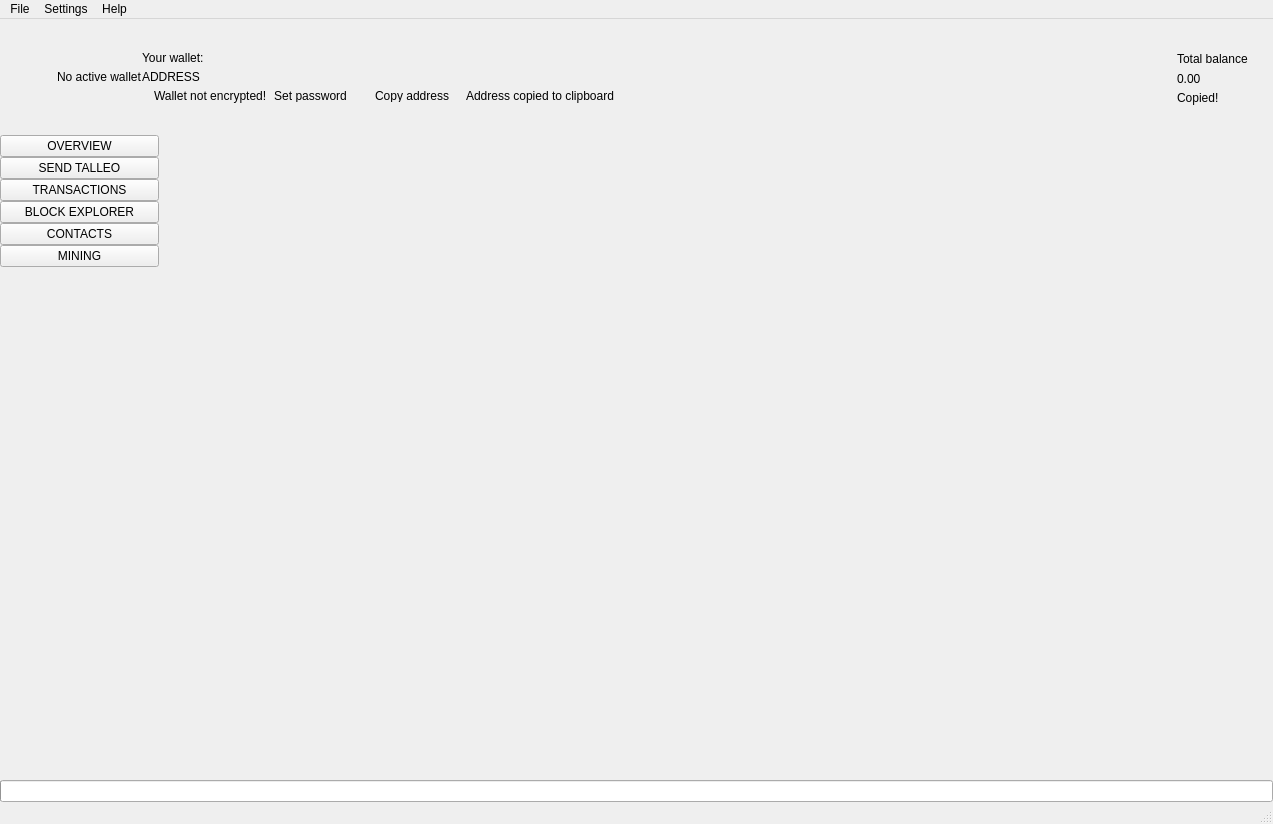
 <widget class="QMainWindow" name="MainWindow">
  <property name="geometry">
   <rect>
    <x>0</x>
    <y>0</y>
    <width>1273</width>
    <height>824</height>
   </rect>
  </property>
  <property name="sizePolicy">
   <sizepolicy hsizetype="Preferred" vsizetype="Preferred">
    <horstretch>0</horstretch>
    <verstretch>0</verstretch>
   </sizepolicy>
  </property>
  <property name="minimumSize">
   <size>
    <width>1260</width>
    <height>600</height>
   </size>
  </property>
  <property name="maximumSize">
   <size>
    <width>16777215</width>
    <height>16777215</height>
   </size>
  </property>
  <property name="windowTitle">
   <string>MainWindow</string>
  </property>
  <property name="windowIcon">
   <iconset>
    <normaloff>:/images/talleo</normaloff>:/images/talleo</iconset>
  </property>
  <widget class="QWidget" name="centralwidget">
   <layout class="QVBoxLayout" name="verticalLayout_2">
    <property name="spacing">
     <number>0</number>
    </property>
    <property name="leftMargin">
     <number>0</number>
    </property>
    <property name="topMargin">
     <number>0</number>
    </property>
    <property name="rightMargin">
     <number>0</number>
    </property>
    <property name="bottomMargin">
     <number>0</number>
    </property>
    <item>
     <widget class="QFrame" name="m_headerFrame">
      <property name="minimumSize">
       <size>
        <width>0</width>
        <height>116</height>
       </size>
      </property>
      <property name="maximumSize">
       <size>
        <width>16777215</width>
        <height>116</height>
       </size>
      </property>
      <property name="frameShape">
       <enum>QFrame::NoFrame</enum>
      </property>
      <property name="frameShadow">
       <enum>QFrame::Raised</enum>
      </property>
      <layout class="QHBoxLayout" name="horizontalLayout_3">
       <property name="spacing">
        <number>0</number>
       </property>
       <property name="leftMargin">
        <number>0</number>
       </property>
       <property name="topMargin">
        <number>0</number>
       </property>
       <property name="rightMargin">
        <number>25</number>
       </property>
       <property name="bottomMargin">
        <number>0</number>
       </property>
       <item>
        <spacer name="horizontalSpacer_2">
         <property name="orientation">
          <enum>Qt::Horizontal</enum>
         </property>
         <property name="sizeType">
          <enum>QSizePolicy::Fixed</enum>
         </property>
         <property name="sizeHint" stdset="0">
          <size>
           <width>30</width>
           <height>20</height>
          </size>
         </property>
        </spacer>
       </item>
       <item>
        <widget class="QLabel" name="m_logoLabel">
         <property name="text">
          <string/>
         </property>
        </widget>
       </item>
       <item>
        <spacer name="horizontalSpacer_5">
         <property name="orientation">
          <enum>Qt::Horizontal</enum>
         </property>
         <property name="sizeType">
          <enum>QSizePolicy::Fixed</enum>
         </property>
         <property name="sizeHint" stdset="0">
          <size>
           <width>20</width>
           <height>20</height>
          </size>
         </property>
        </spacer>
       </item>
       <item>
        <widget class="WalletGui::WalletSmallGrayTextLabel" name="m_noWalletLabel">
         <property name="text">
          <string>No active wallet</string>
         </property>
        </widget>
       </item>
       <item>
        <widget class="QFrame" name="m_walletFrame">
         <property name="frameShape">
          <enum>QFrame::NoFrame</enum>
         </property>
         <property name="frameShadow">
          <enum>QFrame::Raised</enum>
         </property>
         <layout class="QVBoxLayout" name="verticalLayout_3">
          <property name="spacing">
           <number>5</number>
          </property>
          <property name="leftMargin">
           <number>0</number>
          </property>
          <property name="topMargin">
           <number>0</number>
          </property>
          <property name="rightMargin">
           <number>0</number>
          </property>
          <property name="bottomMargin">
           <number>0</number>
          </property>
          <item>
           <spacer name="verticalSpacer_3">
            <property name="orientation">
             <enum>Qt::Vertical</enum>
            </property>
            <property name="sizeType">
             <enum>QSizePolicy::Minimum</enum>
            </property>
            <property name="sizeHint" stdset="0">
             <size>
              <width>20</width>
              <height>40</height>
             </size>
            </property>
           </spacer>
          </item>
          <item>
           <widget class="WalletGui::WalletSmallGrayTextLabel" name="m_walletLabel">
            <property name="text">
             <string>Your wallet:</string>
            </property>
            <property name="indent">
             <number>0</number>
            </property>
           </widget>
          </item>
          <item>
           <widget class="QLabel" name="m_addressLabel">
            <property name="sizePolicy">
             <sizepolicy hsizetype="Preferred" vsizetype="Preferred">
              <horstretch>0</horstretch>
              <verstretch>0</verstretch>
             </sizepolicy>
            </property>
            <property name="cursor">
             <cursorShape>PointingHandCursor</cursorShape>
            </property>
            <property name="toolTip">
             <string>Click to copy</string>
            </property>
            <property name="text">
             <string>ADDRESS</string>
            </property>
            <property name="indent">
             <number>0</number>
            </property>
           </widget>
          </item>
          <item>
           <layout class="QHBoxLayout" name="horizontalLayout_2">
            <property name="spacing">
             <number>0</number>
            </property>
            <item alignment="Qt::AlignTop">
             <widget class="QFrame" name="m_notEncryptedFrame">
              <property name="frameShape">
               <enum>QFrame::NoFrame</enum>
              </property>
              <property name="frameShadow">
               <enum>QFrame::Raised</enum>
              </property>
              <layout class="QHBoxLayout" name="horizontalLayout_4">
               <property name="spacing">
                <number>0</number>
               </property>
               <property name="leftMargin">
                <number>0</number>
               </property>
               <property name="topMargin">
                <number>0</number>
               </property>
               <property name="rightMargin">
                <number>0</number>
               </property>
               <property name="bottomMargin">
                <number>0</number>
               </property>
               <item alignment="Qt::AlignVCenter">
                <widget class="QLabel" name="m_notEncryptedIconLabel">
                 <property name="text">
                  <string/>
                 </property>
                 <property name="pixmap">
                  <pixmap resource="../../resources.qrc">:/icons/lock_open_gray</pixmap>
                 </property>
                 <property name="alignment">
                  <set>Qt::AlignLeading|Qt::AlignLeft|Qt::AlignVCenter</set>
                 </property>
                </widget>
               </item>
               <item>
                <spacer name="horizontalSpacer_11">
                 <property name="orientation">
                  <enum>Qt::Horizontal</enum>
                 </property>
                 <property name="sizeType">
                  <enum>QSizePolicy::Fixed</enum>
                 </property>
                 <property name="sizeHint" stdset="0">
                  <size>
                   <width>5</width>
                   <height>3</height>
                  </size>
                 </property>
                </spacer>
               </item>
               <item alignment="Qt::AlignVCenter">
                <widget class="WalletGui::WalletTinyGrayTextLabel" name="m_notEncryptedTextLabel">
                 <property name="text">
                  <string>Wallet not encrypted!</string>
                 </property>
                 <property name="alignment">
                  <set>Qt::AlignLeading|Qt::AlignLeft|Qt::AlignVCenter</set>
                 </property>
                </widget>
               </item>
               <item>
                <spacer name="horizontalSpacer_9">
                 <property name="orientation">
                  <enum>Qt::Horizontal</enum>
                 </property>
                 <property name="sizeType">
                  <enum>QSizePolicy::Fixed</enum>
                 </property>
                 <property name="sizeHint" stdset="0">
                  <size>
                   <width>3</width>
                   <height>3</height>
                  </size>
                 </property>
                </spacer>
               </item>
               <item alignment="Qt::AlignVCenter">
                <widget class="WalletGui::WalletTinyLinkLikeButton" name="m_encryptButton">
                 <property name="sizePolicy">
                  <sizepolicy hsizetype="Minimum" vsizetype="Minimum">
                   <horstretch>0</horstretch>
                   <verstretch>0</verstretch>
                  </sizepolicy>
                 </property>
                 <property name="minimumSize">
                  <size>
                   <width>0</width>
                   <height>3</height>
                  </size>
                 </property>
                 <property name="cursor">
                  <cursorShape>PointingHandCursor</cursorShape>
                 </property>
                 <property name="text">
                  <string>Set password</string>
                 </property>
                 <property name="flat">
                  <bool>true</bool>
                 </property>
                </widget>
               </item>
               <item>
                <spacer name="horizontalSpacer_10">
                 <property name="orientation">
                  <enum>Qt::Horizontal</enum>
                 </property>
                 <property name="sizeType">
                  <enum>QSizePolicy::Fixed</enum>
                 </property>
                 <property name="sizeHint" stdset="0">
                  <size>
                   <width>20</width>
                   <height>3</height>
                  </size>
                 </property>
                </spacer>
               </item>
              </layout>
             </widget>
            </item>
            <item alignment="Qt::AlignVCenter">
             <widget class="WalletGui::WalletTinyLinkLikeButton" name="m_copyAddressButton">
              <property name="sizePolicy">
               <sizepolicy hsizetype="Minimum" vsizetype="Minimum">
                <horstretch>0</horstretch>
                <verstretch>0</verstretch>
               </sizepolicy>
              </property>
              <property name="minimumSize">
               <size>
                <width>0</width>
                <height>3</height>
               </size>
              </property>
              <property name="cursor">
               <cursorShape>PointingHandCursor</cursorShape>
              </property>
              <property name="focusPolicy">
               <enum>Qt::NoFocus</enum>
              </property>
              <property name="autoFillBackground">
               <bool>true</bool>
              </property>
              <property name="text">
               <string>Copy address</string>
              </property>
              <property name="flat">
               <bool>true</bool>
              </property>
             </widget>
            </item>
            <item>
             <spacer name="horizontalSpacer_7">
              <property name="orientation">
               <enum>Qt::Horizontal</enum>
              </property>
              <property name="sizeType">
               <enum>QSizePolicy::Fixed</enum>
              </property>
              <property name="sizeHint" stdset="0">
               <size>
                <width>13</width>
                <height>3</height>
               </size>
              </property>
             </spacer>
            </item>
            <item alignment="Qt::AlignVCenter">
             <widget class="WalletGui::CopyMagicLabel" name="m_copyAddressLabel">
              <property name="text">
               <string>Address copied to clipboard</string>
              </property>
              <property name="alignment">
               <set>Qt::AlignLeading|Qt::AlignLeft|Qt::AlignVCenter</set>
              </property>
             </widget>
            </item>
            <item>
             <spacer name="horizontalSpacer">
              <property name="orientation">
               <enum>Qt::Horizontal</enum>
              </property>
              <property name="sizeHint" stdset="0">
               <size>
                <width>40</width>
                <height>3</height>
               </size>
              </property>
             </spacer>
            </item>
           </layout>
          </item>
          <item>
           <spacer name="verticalSpacer_2">
            <property name="orientation">
             <enum>Qt::Vertical</enum>
            </property>
            <property name="sizeType">
             <enum>QSizePolicy::Minimum</enum>
            </property>
            <property name="sizeHint" stdset="0">
             <size>
              <width>20</width>
              <height>40</height>
             </size>
            </property>
           </spacer>
          </item>
         </layout>
        </widget>
       </item>
       <item>
        <spacer name="horizontalSpacer_12">
         <property name="orientation">
          <enum>Qt::Horizontal</enum>
         </property>
         <property name="sizeType">
          <enum>QSizePolicy::Fixed</enum>
         </property>
         <property name="sizeHint" stdset="0">
          <size>
           <width>20</width>
           <height>20</height>
          </size>
         </property>
        </spacer>
       </item>
       <item>
        <widget class="WalletGui::QRLabel" name="m_addressQRLabel">
         <property name="minimumSize">
          <size>
           <width>100</width>
           <height>100</height>
          </size>
         </property>
         <property name="text">
          <string/>
         </property>
        </widget>
       </item>
       <item>
        <spacer name="horizontalSpacer_3">
         <property name="orientation">
          <enum>Qt::Horizontal</enum>
         </property>
         <property name="sizeType">
          <enum>QSizePolicy::Expanding</enum>
         </property>
         <property name="sizeHint" stdset="0">
          <size>
           <width>34</width>
           <height>20</height>
          </size>
         </property>
        </spacer>
       </item>
       <item>
        <spacer name="horizontalSpacer_8">
         <property name="orientation">
          <enum>Qt::Horizontal</enum>
         </property>
         <property name="sizeType">
          <enum>QSizePolicy::Fixed</enum>
         </property>
         <property name="sizeHint" stdset="0">
          <size>
           <width>34</width>
           <height>20</height>
          </size>
         </property>
        </spacer>
       </item>
       <item alignment="Qt::AlignRight|Qt::AlignVCenter">
        <widget class="QFrame" name="m_balanceFrame">
         <layout class="QGridLayout" name="gridLayout">
          <property name="leftMargin">
           <number>0</number>
          </property>
          <property name="topMargin">
           <number>30</number>
          </property>
          <property name="rightMargin">
           <number>0</number>
          </property>
          <property name="bottomMargin">
           <number>0</number>
          </property>
          <property name="verticalSpacing">
           <number>3</number>
          </property>
          <item row="0" column="2">
           <layout class="QVBoxLayout" name="verticalLayout_4">
            <item>
             <widget class="QLabel" name="m_balanceTextLabel">
              <property name="text">
               <string>Total balance</string>
              </property>
             </widget>
            </item>
            <item>
             <widget class="QLabel" name="m_balanceLabel">
              <property name="cursor">
               <cursorShape>PointingHandCursor</cursorShape>
              </property>
              <property name="toolTip">
               <string>Click to copy</string>
              </property>
              <property name="text">
               <string>0.00</string>
              </property>
             </widget>
            </item>
           </layout>
          </item>
          <item row="1" column="2">
           <widget class="WalletGui::CopyMagicLabel" name="m_balanceCopyLabel">
            <property name="text">
             <string>Copied!</string>
            </property>
           </widget>
          </item>
          <item row="0" column="1">
           <spacer name="horizontalSpacer_6">
            <property name="orientation">
             <enum>Qt::Horizontal</enum>
            </property>
            <property name="sizeType">
             <enum>QSizePolicy::Fixed</enum>
            </property>
            <property name="sizeHint" stdset="0">
             <size>
              <width>2</width>
              <height>39</height>
             </size>
            </property>
           </spacer>
          </item>
          <item row="2" column="2">
           <spacer name="verticalSpacer_5">
            <property name="orientation">
             <enum>Qt::Vertical</enum>
            </property>
            <property name="sizeType">
             <enum>QSizePolicy::Expanding</enum>
            </property>
            <property name="sizeHint" stdset="0">
             <size>
              <width>20</width>
              <height>50</height>
             </size>
            </property>
           </spacer>
          </item>
          <item row="0" column="0">
           <widget class="QLabel" name="m_balanceIconLabel">
            <property name="text">
             <string/>
            </property>
            <property name="pixmap">
             <pixmap resource="../../resources.qrc">:/icons/total_balance</pixmap>
            </property>
           </widget>
          </item>
         </layout>
        </widget>
       </item>
      </layout>
     </widget>
    </item>
    <item>
     <layout class="QHBoxLayout" name="horizontalLayout" stretch="0,0,0,0,0,0,0,0">
      <property name="spacing">
       <number>0</number>
      </property>
      <item>
       <widget class="QFrame" name="m_toolFrame">
        <property name="frameShape">
         <enum>QFrame::NoFrame</enum>
        </property>
        <property name="frameShadow">
         <enum>QFrame::Plain</enum>
        </property>
        <property name="lineWidth">
         <number>0</number>
        </property>
        <layout class="QVBoxLayout" name="verticalLayout">
         <property name="spacing">
          <number>0</number>
         </property>
         <property name="leftMargin">
          <number>0</number>
         </property>
         <property name="topMargin">
          <number>0</number>
         </property>
         <property name="rightMargin">
          <number>0</number>
         </property>
         <property name="bottomMargin">
          <number>0</number>
         </property>
         <item>
          <widget class="QPushButton" name="m_overviewButton">
           <property name="sizePolicy">
            <sizepolicy hsizetype="Minimum" vsizetype="Fixed">
             <horstretch>0</horstretch>
             <verstretch>0</verstretch>
            </sizepolicy>
           </property>
           <property name="focusPolicy">
            <enum>Qt::NoFocus</enum>
           </property>
           <property name="text">
            <string>OVERVIEW</string>
           </property>
           <property name="checkable">
            <bool>true</bool>
           </property>
           <attribute name="buttonGroup">
            <string notr="true">m_toolButtonGroup</string>
           </attribute>
          </widget>
         </item>
         <item>
          <widget class="QPushButton" name="m_sendButton">
           <property name="sizePolicy">
            <sizepolicy hsizetype="Minimum" vsizetype="Fixed">
             <horstretch>0</horstretch>
             <verstretch>0</verstretch>
            </sizepolicy>
           </property>
           <property name="focusPolicy">
            <enum>Qt::NoFocus</enum>
           </property>
           <property name="text">
            <string>SEND TALLEO</string>
           </property>
           <property name="checkable">
            <bool>true</bool>
           </property>
           <attribute name="buttonGroup">
            <string notr="true">m_toolButtonGroup</string>
           </attribute>
          </widget>
         </item>
         <item>
          <widget class="QPushButton" name="m_transactionsButton">
           <property name="sizePolicy">
            <sizepolicy hsizetype="Minimum" vsizetype="Fixed">
             <horstretch>0</horstretch>
             <verstretch>0</verstretch>
            </sizepolicy>
           </property>
           <property name="focusPolicy">
            <enum>Qt::NoFocus</enum>
           </property>
           <property name="text">
            <string>TRANSACTIONS</string>
           </property>
           <property name="checkable">
            <bool>true</bool>
           </property>
           <attribute name="buttonGroup">
            <string notr="true">m_toolButtonGroup</string>
           </attribute>
          </widget>
         </item>
         <item>
          <widget class="QPushButton" name="m_blockExplorerButton">
           <property name="focusPolicy">
            <enum>Qt::NoFocus</enum>
           </property>
           <property name="text">
            <string>BLOCK EXPLORER</string>
           </property>
           <property name="checkable">
            <bool>true</bool>
           </property>
           <attribute name="buttonGroup">
            <string notr="true">m_toolButtonGroup</string>
           </attribute>
          </widget>
         </item>
         <item>
          <widget class="QPushButton" name="m_addressBookButton">
           <property name="sizePolicy">
            <sizepolicy hsizetype="Minimum" vsizetype="Fixed">
             <horstretch>0</horstretch>
             <verstretch>0</verstretch>
            </sizepolicy>
           </property>
           <property name="focusPolicy">
            <enum>Qt::NoFocus</enum>
           </property>
           <property name="text">
            <string>CONTACTS</string>
           </property>
           <property name="checkable">
            <bool>true</bool>
           </property>
           <attribute name="buttonGroup">
            <string notr="true">m_toolButtonGroup</string>
           </attribute>
          </widget>
         </item>
         <item>
          <widget class="QPushButton" name="m_miningButton">
           <property name="focusPolicy">
            <enum>Qt::NoFocus</enum>
           </property>
           <property name="text">
            <string>MINING</string>
           </property>
           <property name="checkable">
            <bool>true</bool>
           </property>
           <attribute name="buttonGroup">
            <string notr="true">m_toolButtonGroup</string>
           </attribute>
          </widget>
         </item>
         <item>
          <spacer name="verticalSpacer">
           <property name="orientation">
            <enum>Qt::Vertical</enum>
           </property>
           <property name="sizeHint" stdset="0">
            <size>
             <width>20</width>
             <height>40</height>
            </size>
           </property>
          </spacer>
         </item>
        </layout>
       </widget>
      </item>
      <item>
       <widget class="WalletGui::OverviewFrame" name="m_overviewFrame">
        <property name="frameShape">
         <enum>QFrame::NoFrame</enum>
        </property>
        <property name="frameShadow">
         <enum>QFrame::Raised</enum>
        </property>
       </widget>
      </item>
      <item>
       <widget class="WalletGui::SendFrame" name="m_sendFrame">
        <property name="frameShape">
         <enum>QFrame::NoFrame</enum>
        </property>
        <property name="frameShadow">
         <enum>QFrame::Raised</enum>
        </property>
       </widget>
      </item>
      <item>
       <widget class="WalletGui::TransactionsFrame" name="m_transactionsFrame">
        <property name="frameShape">
         <enum>QFrame::NoFrame</enum>
        </property>
        <property name="frameShadow">
         <enum>QFrame::Raised</enum>
        </property>
       </widget>
      </item>
      <item>
       <widget class="WalletGui::AddressBookFrame" name="m_addressBookFrame">
        <property name="frameShape">
         <enum>QFrame::NoFrame</enum>
        </property>
        <property name="frameShadow">
         <enum>QFrame::Raised</enum>
        </property>
       </widget>
      </item>
      <item>
       <widget class="WalletGui::NoWalletFrame" name="m_noWalletFrame">
        <property name="frameShape">
         <enum>QFrame::NoFrame</enum>
        </property>
        <property name="frameShadow">
         <enum>QFrame::Raised</enum>
        </property>
       </widget>
      </item>
      <item>
       <widget class="WalletGui::BlockExplorerFrame" name="m_blockExplorerFrame">
        <property name="frameShape">
         <enum>QFrame::NoFrame</enum>
        </property>
        <property name="frameShadow">
         <enum>QFrame::Raised</enum>
        </property>
       </widget>
      </item>
      <item>
       <widget class="WalletGui::MiningFrame" name="m_miningFrame">
        <property name="frameShape">
         <enum>QFrame::NoFrame</enum>
        </property>
        <property name="frameShadow">
         <enum>QFrame::Raised</enum>
        </property>
       </widget>
      </item>
     </layout>
    </item>
    <item>
     <widget class="QProgressBar" name="m_syncProgress">
      <property name="maximum">
       <number>100</number>
      </property>
      <property name="value">
       <number>0</number>
      </property>
      <property name="textVisible">
       <bool>false</bool>
      </property>
     </widget>
    </item>
   </layout>
  </widget>
  <widget class="QMenuBar" name="menubar">
   <property name="geometry">
    <rect>
     <x>0</x>
     <y>0</y>
     <width>1273</width>
     <height>18</height>
    </rect>
   </property>
   <widget class="QMenu" name="menuFile">
    <property name="title">
     <string>File</string>
    </property>
    <widget class="QMenu" name="menuExport">
     <property name="title">
      <string>Export...</string>
     </property>
     <addaction name="m_exportKeyAction"/>
     <addaction name="m_exportTrackingKeyAction"/>
     <addaction name="m_exportPrivateKeysAction"/>
    </widget>
    <addaction name="m_createWalletAction"/>
    <addaction name="m_openWalletAction"/>
    <addaction name="m_recentWalletsAction"/>
    <addaction name="m_backupWalletAction"/>
    <addaction name="m_saveKeysAction"/>
    <addaction name="m_resetAction"/>
    <addaction name="m_importKeyAction"/>
    <addaction name="menuExport"/>
    <addaction name="m_exitAction"/>
   </widget>
   <widget class="QMenu" name="menuSettings">
    <property name="title">
     <string>Settings</string>
    </property>
    <widget class="QMenu" name="menuThemes">
     <property name="title">
      <string>Themes</string>
     </property>
    </widget>
    <addaction name="m_encryptWalletAction"/>
    <addaction name="m_changePasswordAction"/>
    <addaction name="separator"/>
    <addaction name="m_autostartAction"/>
    <addaction name="m_minimizeToTrayAction"/>
    <addaction name="m_closeToTrayAction"/>
    <addaction name="separator"/>
    <addaction name="m_preferencesAction"/>
    <addaction name="menuThemes"/>
   </widget>
   <widget class="QMenu" name="menuHelp">
    <property name="title">
     <string>Help</string>
    </property>
    <addaction name="m_communityForumAction"/>
    <addaction name="m_reportIssueAction"/>
    <addaction name="m_aboutTalleoAction"/>
    <addaction name="m_aboutQtAction"/>
   </widget>
   <addaction name="menuFile"/>
   <addaction name="menuSettings"/>
   <addaction name="menuHelp"/>
  </widget>
  <widget class="WalletGui::WalletStatusBar" name="statusBar"/>
  <action name="m_exitAction">
   <property name="checkable">
    <bool>false</bool>
   </property>
   <property name="enabled">
    <bool>true</bool>
   </property>
   <property name="text">
    <string>Exit</string>
   </property>
   <property name="shortcut">
    <string>Ctrl+Q</string>
   </property>
  </action>
  <action name="m_createWalletAction">
   <property name="enabled">
    <bool>true</bool>
   </property>
   <property name="text">
    <string>Create wallet</string>
   </property>
  </action>
  <action name="m_openWalletAction">
   <property name="enabled">
    <bool>true</bool>
   </property>
   <property name="text">
    <string>Open wallet</string>
   </property>
  </action>
  <action name="m_encryptWalletAction">
   <property name="enabled">
    <bool>true</bool>
   </property>
   <property name="text">
    <string>Encrypt wallet</string>
   </property>
  </action>
  <action name="m_changePasswordAction">
   <property name="enabled">
    <bool>true</bool>
   </property>
   <property name="text">
    <string>Change password</string>
   </property>
   <property name="toolTip">
    <string>Change password</string>
   </property>
  </action>
  <action name="m_aboutTalleoAction">
   <property name="enabled">
    <bool>true</bool>
   </property>
   <property name="text">
    <string>About Talleo</string>
   </property>
  </action>
  <action name="m_aboutQtAction">
   <property name="enabled">
    <bool>true</bool>
   </property>
   <property name="text">
    <string>About Qt</string>
   </property>
  </action>
  <action name="m_backupWalletAction">
   <property name="enabled">
    <bool>true</bool>
   </property>
   <property name="text">
    <string>Backup wallet</string>
   </property>
  </action>
  <action name="m_autostartAction">
   <property name="checkable">
    <bool>true</bool>
   </property>
   <property name="text">
    <string>Start on system login</string>
   </property>
  </action>
  <action name="m_minimizeToTrayAction">
   <property name="checkable">
    <bool>true</bool>
   </property>
   <property name="text">
    <string>Minimize to tray</string>
   </property>
  </action>
  <action name="m_closeToTrayAction">
   <property name="checkable">
    <bool>true</bool>
   </property>
   <property name="text">
    <string>Close to tray</string>
   </property>
  </action>
  <action name="m_preferencesAction">
   <property name="text">
    <string>Preferences</string>
   </property>
  </action>
  <action name="m_recentWalletsAction">
   <property name="text">
    <string>Recent wallets</string>
   </property>
  </action>
  <action name="m_exportTrackingKeyAction">
   <property name="text">
    <string>Tracking key</string>
   </property>
   <property name="toolTip">
    <string>Export tracking key</string>
   </property>
  </action>
  <action name="m_importKeyAction">
   <property name="text">
    <string>Import key</string>
   </property>
   <property name="toolTip">
    <string>Import key</string>
   </property>
  </action>
  <action name="m_communityForumAction">
   <property name="text">
    <string>Join us on Discord</string>
   </property>
  </action>
  <action name="m_reportIssueAction">
   <property name="text">
    <string>Report an issue</string>
   </property>
  </action>
  <action name="m_resetAction">
   <property name="text">
    <string>Reset wallet</string>
   </property>
  </action>
  <action name="m_saveKeysAction">
   <property name="text">
    <string>Save wallet keys</string>
   </property>
  </action>
  <action name="m_exportKeyAction">
   <property name="text">
    <string>Key</string>
   </property>
   <property name="toolTip">
    <string>Export key</string>
   </property>
  </action>
  <action name="m_exportPrivateKeysAction">
   <property name="text">
    <string>Private keys</string>
   </property>
  </action>
 </widget>
